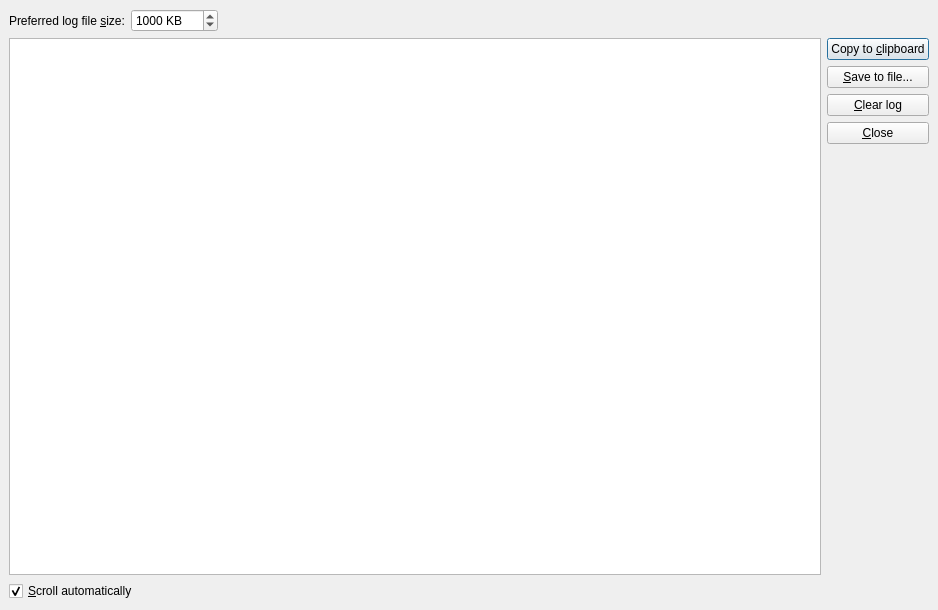
<ui version="4.0" >
 <author></author>
 <comment></comment>
 <exportmacro></exportmacro>
 <class>LogViewer</class>
 <widget class="QDialog" name="LogViewer" >
  <property name="geometry" >
   <rect>
    <x>0</x>
    <y>0</y>
    <width>938</width>
    <height>610</height>
   </rect>
  </property>
  <property name="windowTitle" >
   <string>neteK log</string>
  </property>
  <layout class="QVBoxLayout" >
   <property name="margin" >
    <number>9</number>
   </property>
   <property name="spacing" >
    <number>6</number>
   </property>
   <item>
    <layout class="QHBoxLayout" >
     <property name="margin" >
      <number>0</number>
     </property>
     <property name="spacing" >
      <number>6</number>
     </property>
     <item>
      <widget class="QLabel" name="label" >
       <property name="text" >
        <string>Preferred log file &amp;size:</string>
       </property>
       <property name="textFormat" >
        <enum>Qt::AutoText</enum>
       </property>
       <property name="buddy" >
        <cstring>logKBytes</cstring>
       </property>
      </widget>
     </item>
     <item>
      <widget class="QSpinBox" name="logKBytes" >
       <property name="suffix" >
        <string> KB</string>
       </property>
       <property name="maximum" >
        <number>999999999</number>
       </property>
       <property name="minimum" >
        <number>0</number>
       </property>
       <property name="singleStep" >
        <number>1000</number>
       </property>
       <property name="value" >
        <number>1000</number>
       </property>
      </widget>
     </item>
     <item>
      <spacer>
       <property name="orientation" >
        <enum>Qt::Horizontal</enum>
       </property>
       <property name="sizeHint" >
        <size>
         <width>40</width>
         <height>20</height>
        </size>
       </property>
      </spacer>
     </item>
    </layout>
   </item>
   <item>
    <layout class="QHBoxLayout" >
     <property name="margin" >
      <number>0</number>
     </property>
     <property name="spacing" >
      <number>6</number>
     </property>
     <item>
      <layout class="QVBoxLayout" >
       <property name="margin" >
        <number>0</number>
       </property>
       <property name="spacing" >
        <number>6</number>
       </property>
       <item>
        <widget class="QTextEdit" name="logText" >
         <property name="undoRedoEnabled" >
          <bool>false</bool>
         </property>
         <property name="lineWrapMode" >
          <enum>QTextEdit::NoWrap</enum>
         </property>
         <property name="readOnly" >
          <bool>true</bool>
         </property>
         <property name="acceptRichText" >
          <bool>false</bool>
         </property>
        </widget>
       </item>
       <item>
        <widget class="QCheckBox" name="autoScroll" >
         <property name="text" >
          <string>&amp;Scroll automatically</string>
         </property>
         <property name="checked" >
          <bool>true</bool>
         </property>
        </widget>
       </item>
      </layout>
     </item>
     <item>
      <layout class="QVBoxLayout" >
       <property name="margin" >
        <number>0</number>
       </property>
       <property name="spacing" >
        <number>6</number>
       </property>
       <item>
        <widget class="QPushButton" name="copyToClipboard" >
         <property name="text" >
          <string>Copy to &amp;clipboard</string>
         </property>
        </widget>
       </item>
       <item>
        <widget class="QPushButton" name="saveToFile" >
         <property name="text" >
          <string>&amp;Save to file...</string>
         </property>
        </widget>
       </item>
       <item>
        <widget class="QPushButton" name="clearLog" >
         <property name="text" >
          <string>&amp;Clear log</string>
         </property>
        </widget>
       </item>
       <item>
        <widget class="QPushButton" name="close" >
         <property name="text" >
          <string>&amp;Close</string>
         </property>
        </widget>
       </item>
       <item>
        <spacer>
         <property name="orientation" >
          <enum>Qt::Vertical</enum>
         </property>
         <property name="sizeHint" >
          <size>
           <width>20</width>
           <height>40</height>
          </size>
         </property>
        </spacer>
       </item>
      </layout>
     </item>
    </layout>
   </item>
  </layout>
 </widget>
 <pixmapfunction></pixmapfunction>
 <tabstops>
  <tabstop>logKBytes</tabstop>
  <tabstop>logText</tabstop>
  <tabstop>autoScroll</tabstop>
  <tabstop>copyToClipboard</tabstop>
  <tabstop>saveToFile</tabstop>
  <tabstop>close</tabstop>
 </tabstops>
 <resources/>
 <connections/>
</ui>
